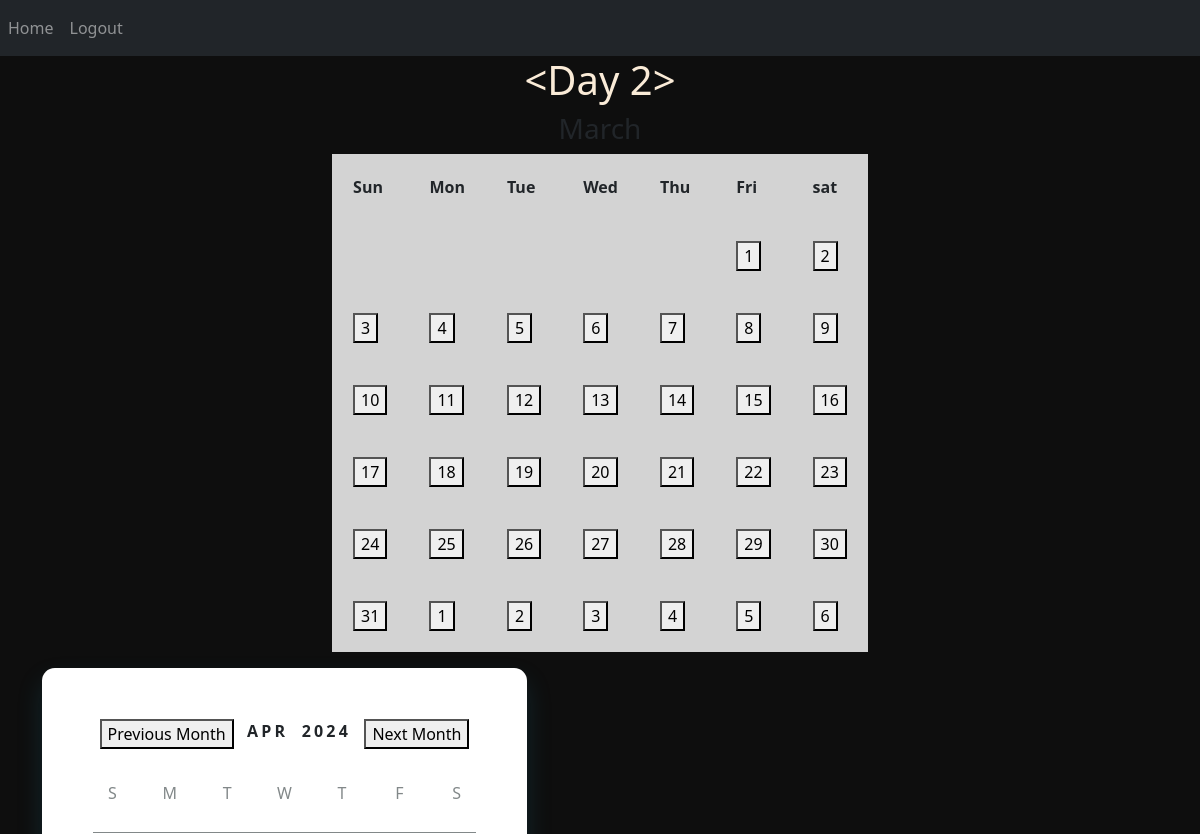
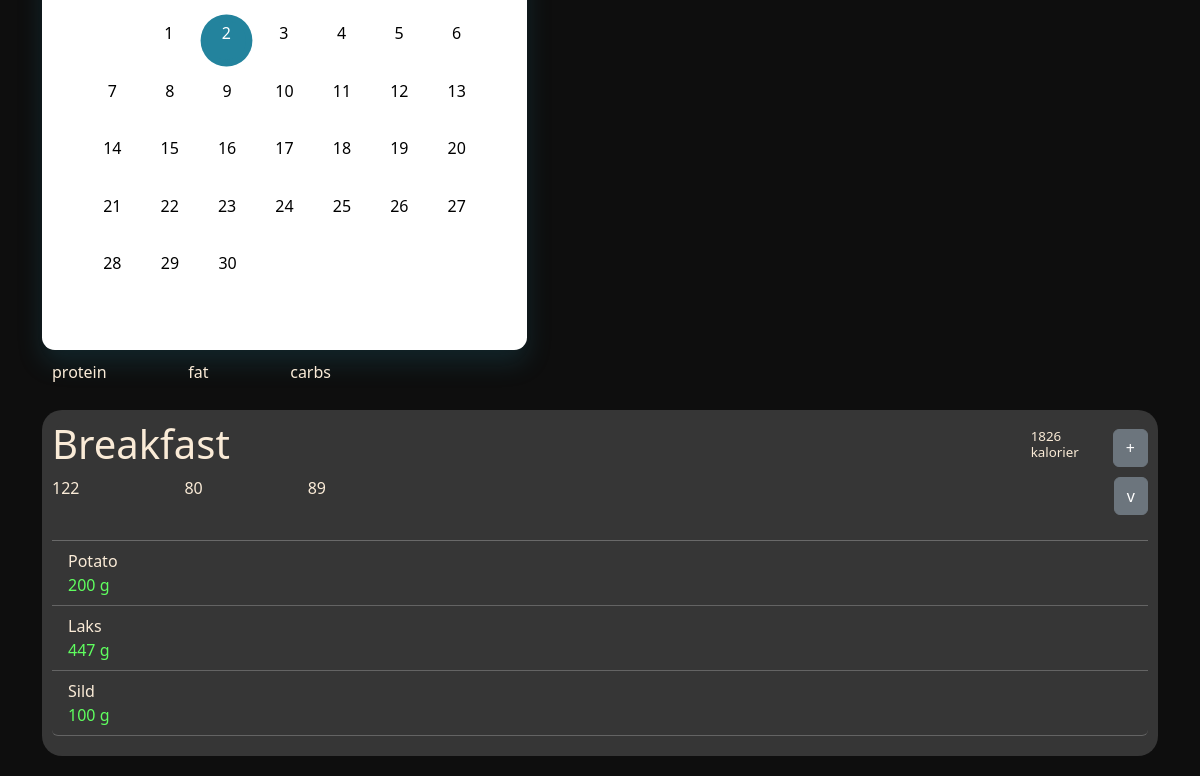
Page / (signed in) on the earlier database version (2 pictures, top to bottom).
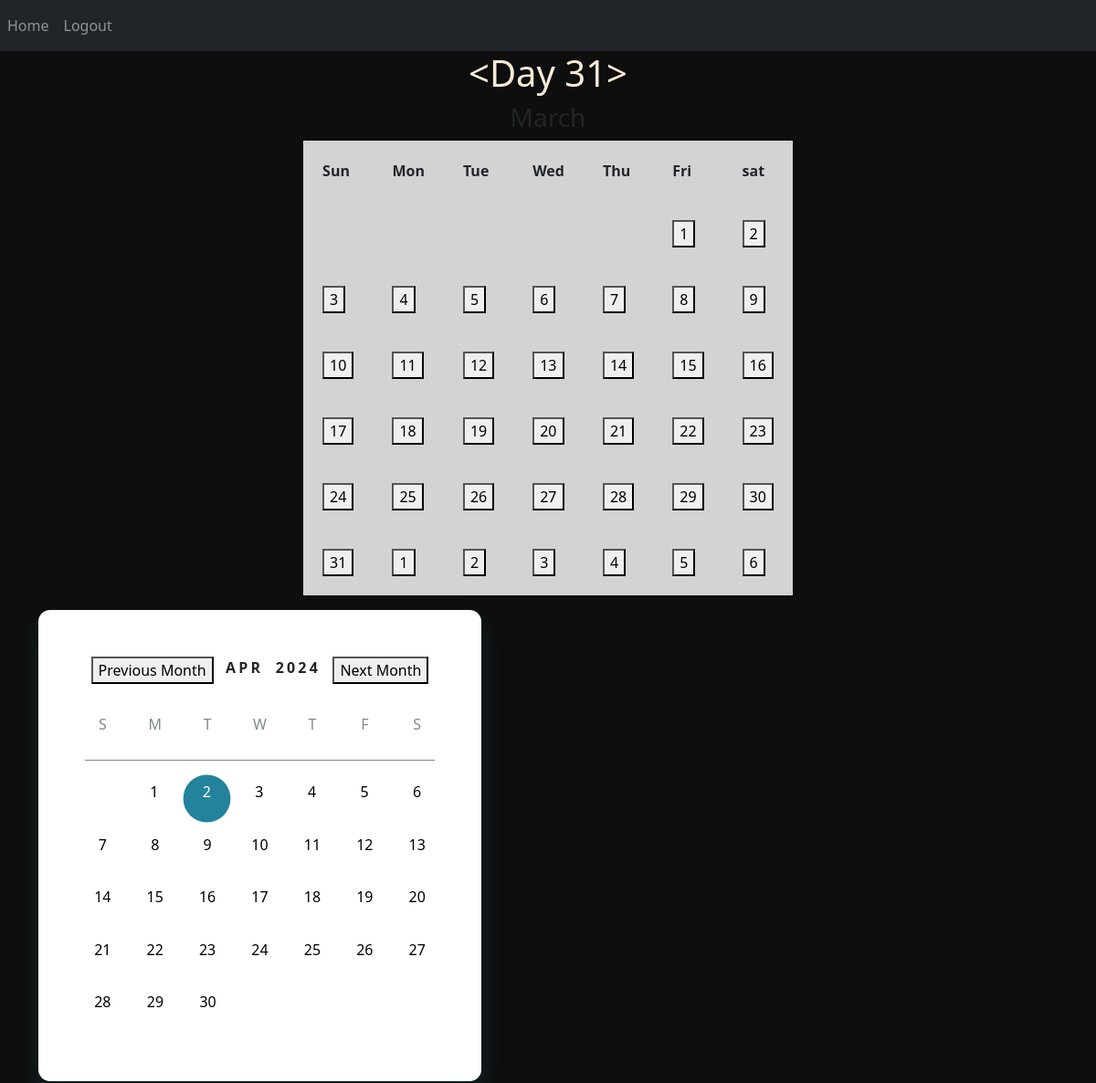
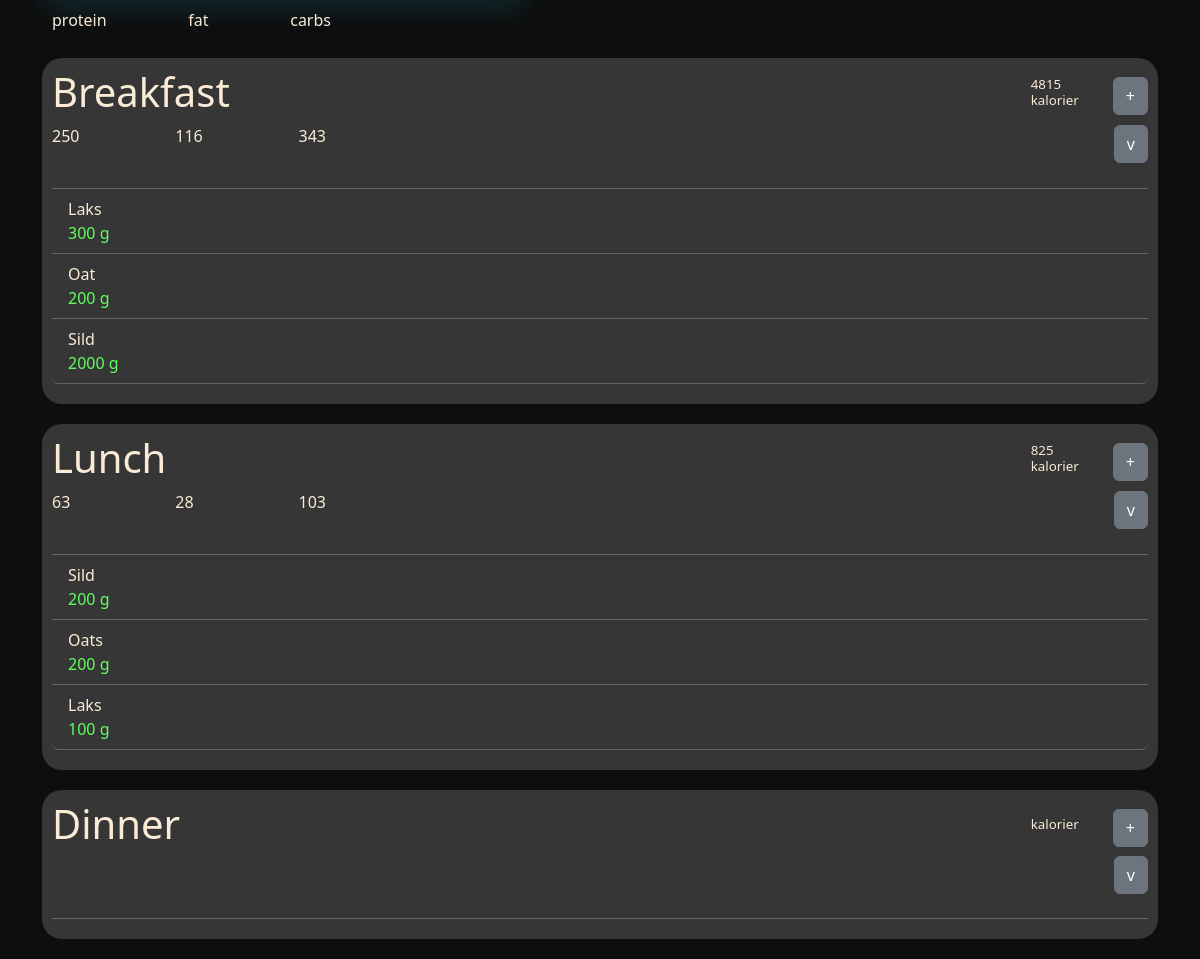
Same page on the later database version (2 pictures, top to bottom).
### website/models.py (models this page shows)
class Meal(db.Model):
    id = db.Column(db.Integer, primary_key=True)
    _meal = db.Column('meal', db.String(255))
    day_id = db.Column(db.Integer, db.ForeignKey('day.id'))
    @property
    def meal(self):
        return json.loads(self._meal) if self._meal else {}
    @meal.setter
    def meal(self, value):
        self._meal = json.dumps(value) if value else None
    def calculate_total_nutrition(self):
        if not self._meal:
            return None  # No meal data, return None or appropriate default value
        products_dic = loadJSON("products.json")
        total_nutrition = {"kcal": 0, "protein": 0, "fat": 0, "carbs": 0}
        for (product, amount) in self.meal.items():
            if product in products_dic:
                concentration = products_dic[product]["nutrition"]
                for nutrient, concentration_value in concentration.items():
                    total_nutrition[nutrient] += int((amount / 100) * concentration_value)
        return total_nutrition

### website/views.py (the view)
@views.route('/', methods=['GET', 'POST'])
@login_required
def home():
    try:
        selectedDayId = SelectedDayId.query.first().id
        current_day = Day.query.get(selectedDayId) if selectedDayId else None
        nutrition_list = []
        existing_meals = Meal.query.filter(Meal.day_id == current_day.id).all()
        if not existing_meals:
            for i in range(3):
                new_meal = Meal(day_id = current_day.id)
                db.session.add(new_meal)
                db.session.commit()
            nutrition_list = [{"kcal": 0, "protein": 0, "fat": 0, "carbs": 0}, {"kcal": 0, "protein": 0, "fat": 0, "carbs": 0}, {"kcal": 0, "protein": 0, "fat": 0, "carbs": 0}]
        if existing_meals:
            for meal in existing_meals:
                nutrition_list.append(meal.calculate_total_nutrition())
        print(nutrition_list)
    except Exception as e:
        flash('Error occurred while retrieving data: {}'.format(str(e)), 'error')
        current_day = None
    return render_template("home.html", user=current_user, current_day=current_day, nutrition_list=nutrition_list)

### website/__init__.py (called while the page is built)
def create_app():
    app = Flask(__name__)
    app.config['SECRET_KEY'] = 'hjshjhdjah kjshkjdhjs'
    app.config['SQLALCHEMY_DATABASE_URI'] = f'sqlite:///{DB_NAME}'
    db.init_app(app)
    from .views import views
    from .auth import auth
    app.register_blueprint(views, url_prefix='/')
    app.register_blueprint(auth, url_prefix='/')
    from .models import User, Day
    with app.app_context():
        db.create_all()
    login_manager = LoginManager()
    login_manager.login_view = 'auth.login'
    login_manager.init_app(app)
    @login_manager.user_loader
    def load_user(id):
        return User.query.get(int(id))
    return app

### website/models.py (called while the page is built)
def loadJSON(file_path):
    with open(file_path) as json_file:
        file_contents = json_file.read()
    dict = json.loads(file_contents)
    return dict

### website/templates/home.html (shortened to what this page needs)
{% extends "base.html" %} {% block title %}Home{% endblock %} {% block content
    %}
<h1 align="center" style="color: antiquewhite;">{{current_day}}</h1>
<h3 align="center">March</h3>
<table bgcolor="lightgrey" align="center" cellspacing="21" cellpadding="21">
    <caption align="top">
    </caption>
    <thead>
        <tr>
            <th>Sun</th>
            <th>Mon</th>
            <th>Tue</th>
            <th>Wed</th>
            <th>Thu</th>
            <th>Fri</th>
            <th>sat</th>
        </tr>
    </thead>
    <tbody>
        <tr>
            <td></td>
            <td></td>
            <td></td>
            <td></td>
            <td></td>
            <td><button onClick="addDay(2024, 3, 1)">1</button></td>
            <td><button onClick="addDay(2024, 3, 2)">2</button></td>
        </tr>
        <tr>
          <td><button onClick="addDay(2024, 3, 3)">3</button></td>
          <td><button onClick="addDay(2024, 3, 4)">4</button></td>
          <td><button onClick="addDay(2024, 3, 5)">5</button></td>
          <td><button onClick="addDay(2024, 3, 6)">6</button></td>
          <td><button onClick="addDay(2024, 3, 7)">7</button></td>
          <td><button onClick="addDay(2024, 3, 8)">8</button></td>
          <td><button onClick="addDay(2024, 3, 9)">9</button></td>
        </tr>
        <tr>
          <td><button onClick="addDay(2024, 3, 10)">10</button></td>
          <td><button onClick="addDay(2024, 3, 11)">11</button></td>
          <td><button onClick="addDay(2024, 3, 12)">12</button></td>
          <td><button onClick="addDay(2024, 3, 13)">13</button></td>
          <td><button onClick="addDay(2024, 3, 14)">14</button></td>
          <td><button onClick="addDay(2024, 3, 15)">15</button></td>
          <td><button onClick="addDay(2024, 3, 16)">16</button></td>
        </tr>
        <tr>
          <td><button onClick="addDay(2024, 3, 17)">17</button></td>
          <td><button onClick="addDay(2024, 3, 18)">18</button></td>
          <td><button onClick="addDay(2024, 3, 19)">19</button></td>
          <td><button onClick="addDay(2024, 3, 20)">20</button></td>
          <td><button onClick="addDay(2024, 3, 21)">21</button></td>
          <td><button onClick="addDay(2024, 3, 22)">22</button></td>
          <td><button onClick="addDay(2024, 3, 23)">23</button></td>
        </tr>
        <tr>
          <td><button onClick="addDay(2024, 3, 24)">24</button></td>
          <td><button onClick="addDay(2024, 3, 25)">25</button></td>
          <td><button onClick="addDay(2024, 3, 26)">26</button></td>
          <td><button onClick="addDay(2024, 3, 27)">27</button></td>
          <td><button onClick="addDay(2024, 3, 28)">28</button></td>
          <td><button onClick="addDay(2024, 3, 29)">29</button></td>
          <td><button onClick="addDay(2024, 3, 30)">30</button></td>
        </tr>
        <tr>
          <td><button onClick="addDay(2024, 3, 31)">31</button></td>
          <td><button>1</button></td>
          <td><button>2</button></td>
          <td><button>3</button></td>
          <td><button>4</button></td>
          <td><button>5</button></td>
          <td><button>6</button></td>
        </tr>
    </tbody>
</table>
<div class="calendar">
  <header class="calendar__header">
    <button onclick="previousMonth()">Previous Month</button>
    <div class="calendar__month"></div>
    <div class="calendar__year"></div>
    <button onclick="nextMonth()">Next Month</button>
  </header>
  <div class="calendar__grid">
    <div class="calendar__day-names">
      <span class="calendar__day-name">S</span>
      <span class="calendar__day-name">M</span>
      <span class="calendar__day-name">T</span>
      <span class="calendar__day-name">W</span>
      <span class="calendar__day-name">T</span>
      <span class="calendar__day-name">F</span>
      <span class="calendar__day-name">S</span>
    </div>
    <div class="calendar__day-numbers"></div>
  </div>
</div>
<div>
  <ul class="list-group list-group-flush" id="notes">
    {% if current_day %}
        {% set meal_types = ['Breakfast', 'Lunch', 'Dinner'] %}
        <div style="display: flex; flex-direction: row; margin: 10px; justify-content: space-between; width: 25%;">
          <p style="color: antiquewhite;"> protein </p>
          <p style="color: antiquewhite;"> fat </p>
          <p style="color: antiquewhite;"> carbs </p>
        </div>
        {% for meal in current_day.meals %}
        <div style="background-color: rgb(54, 54, 54); padding-left:10px; padding-right:10px;padding-top:10px; border-radius: 20px; margin-bottom: 20px;">
          <div style="background-color: rgb(54, 54, 54); border-top-left-radius: 20px; border-top-right-radius: 20px;">
            <div class="d-inline-flex gap-1" style="display: flex; flex-direction: row; align-items: center; justify-content: space-between; width: 100%;">
              <h1 style="color: antiquewhite; ">{{ meal_types[loop.index - 1] }}</h1>
                <div style="display: flex; flex-direction: row; justify-content: right; align-items: center; width: 25%; align-items: center;">
                  <h4 style="color: antiquewhite; margin-right: 10%; font-size: smaller; width: 20%;">{{ nutrition_list[loop.index - 1]["kcal"] }} kalorier</h4>
                  <button class="btn btn-secondary" type="button">
                    <a class="nav-item nav-link" id="logout" href="/add-product">+</a>
                  </button>
                </div>
            </div>
          </div>
          <div style="margin-bottom: 20px; ">
            <div  id="parentDiv{{loop.index}}" style="display: flex; flex-direction: row; justify-content: space-between; align-items: center; background-color: rgb(54, 54, 54);" >
                <div style="display: flex; flex-direction: row; align-items: center; justify-content: space-between; width: 25%;">
                  <p style="color: antiquewhite;"> {{ nutrition_list[loop.index - 1]["protein"] }} </p>
                  <p style="color: antiquewhite;"> {{ nutrition_list[loop.index - 1]["fat"] }} </p>
                  <p style="color: antiquewhite;"> {{ nutrition_list[loop.index - 1]["carbs"] }} </p>
                </div>
                <button class="btn btn-secondary" type="button" data-bs-toggle="collapse" data-bs-target="#collapseExample{{loop.index}}" aria-expanded="false" aria-controls="collapseExample">
                  v
                </button>
            </div>
            <div id="collapseExample{{loop.index}}">
              <br>
              <hr style="color: white; margin: 0;">
                <ul class="list-group">
                  {% for (product, amount) in meal.meal.items() %}
                    <li class="list-group-item" style="border-bottom: 1px rgb(100, 100, 100) solid; color: antiquewhite; background-color: rgb(54, 54, 54);">
                        <p style="margin: 0; font-weight: 500;">{{ product }}</p>
                        <p style="color: rgb(95, 255, 95); margin: 0;" >{{ amount }} g</p>
                    </li>
                  {% endfor %}
                </ul>
            </div>
          </div>
        </div>
        {% endfor %}
    {% else %}
        <p style="color: antiquewhite;">No meals recorded for today.</p>
    {% endif %}
  </ul>
</div>
{% endblock %}

### website/templates/base.html (shortened to what this page needs)
<!DOCTYPE html>
<html>
  <head>
    <link
      rel="stylesheet"
      href="https://stackpath.bootstrapcdn.com/bootstrap/4.4.1/css/bootstrap.min.css"
    />
    <link
      rel="stylesheet"
      href="https://stackpath.bootstrapcdn.com/font-awesome/4.7.0/css/font-awesome.min.css"
    />
    <link href="https://cdn.jsdelivr.net/npm/bootstrap@5.3.3/dist/css/bootstrap.min.css" rel="stylesheet">
  </head>
  <body style="background-color: rgb(14, 14, 14);">
    <nav class="navbar navbar-expand-lg navbar-dark bg-dark">
      <div class="collapse navbar-collapse" id="navbar">
        <div class="navbar-nav">
          {% if user.is_authenticated %}
          <a class="nav-item nav-link" id="home" href="/">Home</a>
          <a class="nav-item nav-link" id="logout" href="/logout">Logout</a>
          {% else %}
          <a class="nav-item nav-link" id="login" href="/login">Login</a>
          <a class="nav-item nav-link" id="signUp" href="/sign-up">Sign Up</a>
          {% endif %}
        </div>
      </div>
    </nav>
    <div class="container">{% block content %} {% endblock %}</div>
  </body>
</html>

### website/templates/home.html (style rules this page uses)
.calendar { background-color: #FFF; border-radius: 0.8rem; box-shadow: 0 0.8rem 1.6rem rgba(35, 131, 157, 0.2); padding: 3.2rem; width: 485px; }
.calendar__header { font-weight: bold; display: flex; justify-content: space-between; letter-spacing: 0.2rem; padding: 0 0.4rem 1.2rem; text-transform: uppercase; }
.calendar__day-names { border-bottom: 0.1rem solid #828889; display: flex; gap: 1.2rem; margin-bottom: 0.8rem; padding: 0.8rem 0; }
.calendar__day-name { aspect-ratio: 1; color: #828889; font-weight: normal; text-align: center; width: 2.4rem; }

Differences in the rows shown:
no longer on this page (row edited): Meal: meal_types "Breakfast", nutrition_list "1826", nutrition_list "122", nutrition_list "80", nutrition_list "89", meal "Potato" "Laks" "Sild", meal "200" "447" "100"
added Meal: meal_types "Breakfast", nutrition_list "4815", nutrition_list "250", nutrition_list "116", nutrition_list "343", meal "Laks" "Oat" "Sild", meal "300" "200" "2000"
added Meal: meal_types "Lunch", nutrition_list "825", nutrition_list "63", nutrition_list "28", nutrition_list "103", meal "Sild" "Oats" "Laks", meal "200" "200" "100"
added Meal: meal_types "Dinner"
Other differences:
{{ current_day }}: "<Day 2>" → "<Day 31>"
